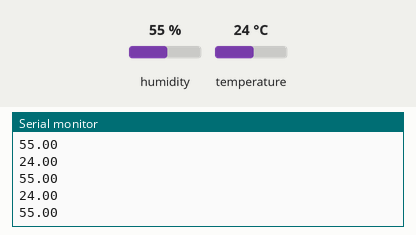
Recording of a sketch running on a simulated Arduino Uno, built with avr-gcc and run on an emulated ATmega328P. Shown: the last lines printed to the serial monitor. The inputs (shaded band) are chosen by the test bench; at power-on: humidity 55 %, temperature 24 °C.

Above: at 2.8 s.
2.9 s: humidity set to 22 %
At 5.5 s:
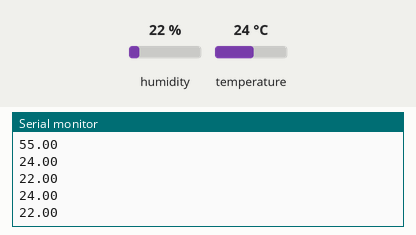
5.6 s: temperature set to 12 °C
At 6.9 s:
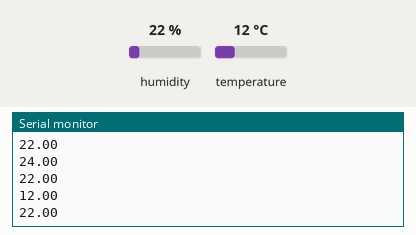
8.3 s: humidity set to 40 %
At 11.6 s:
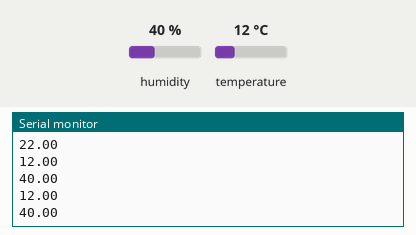
Timing chart, 0 to 13.1 s (numbered marks = the images above; inputs shaded):
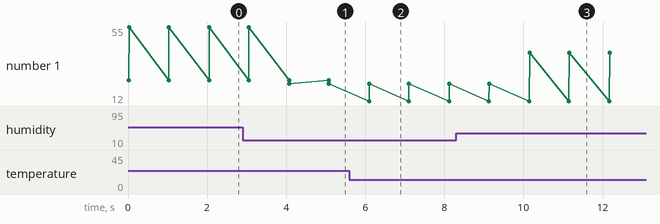

The sketch:

sketch_Zadanie12.ino
```cpp
#include "DHT.h"

#define DHTPIN A1
#define DHTTYPE DHT11
DHT dht(DHTPIN, DHTTYPE);

void setup() {
  // put your setup code here, to run once:
  Serial.begin(9600);
  dht.begin();

}

void loop() {
  // put your main code here, to run repeatedly:
  float h = dht.readHumidity();

  float t = dht.readTemperature();

  Serial.print(t);
  Serial.print("\n");
  Serial.print(h);
  Serial.print("\n");
  delay(1000);

}
```

Measured:
- after the input at 2.9 s, the serial monitor: prints a new line after 1.2 s (image 1)
- after the input at 5.6 s, the serial monitor: prints a new line after 0.50 s (image 2)
- after the input at 8.3 s, the serial monitor: prints a new line after 1.9 s (image 3)
- plotted number 1: 55 → 22 after the input at 2.9 s, 22 → 40 after the input at 8.3 s
